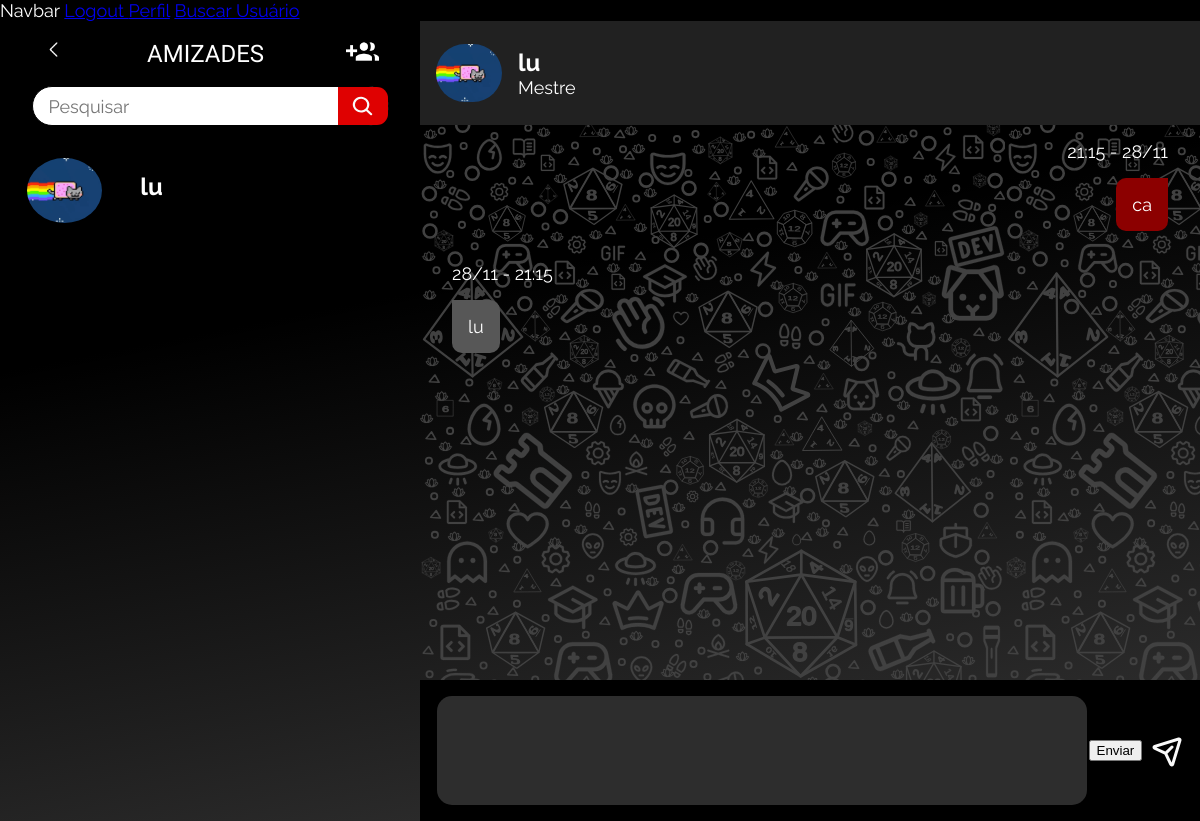
The app's page /SistAmizade/Abrir_chat_privado/2/ (signed in), older data.
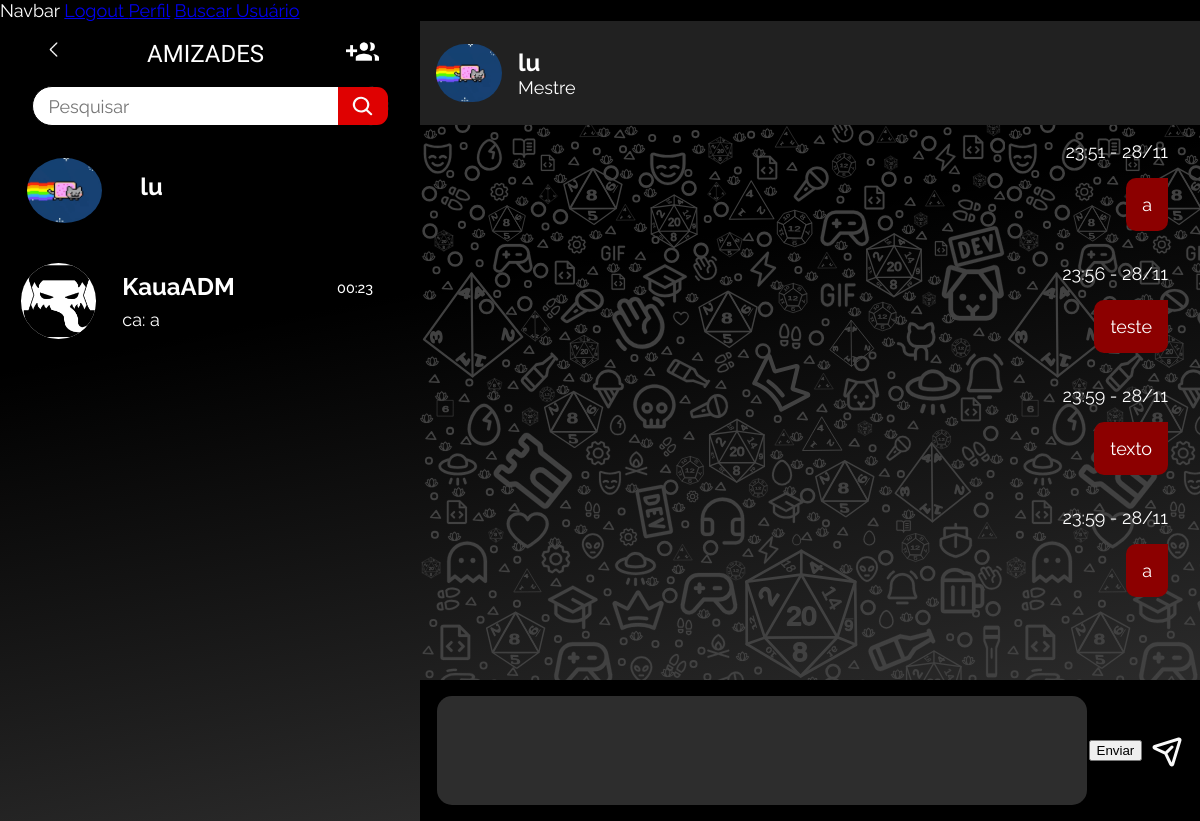
The same page, newer data.
### SistAmizade/models.py (models this page shows, shortened)
class Amigo(models.Model):
    usuario = models.ForeignKey(User, related_name='amigos', on_delete=models.CASCADE)
    amigo = models.ForeignKey(User, related_name='amigos_de', on_delete=models.CASCADE)
    data_criacao = models.DateTimeField(auto_now_add=True)
    slug = models.SlugField(max_length=255, default=None)
    fotoConta = models.FileField(max_length=200, default="Indefinido")
    nomeAmigo = models.CharField(max_length=200, default='None')
    class Meta:
        unique_together = ('usuario', 'amigo')

### home/models.py (models this page shows, shortened)
class Perfil(models.Model):
    nomePerfil = models.ForeignKey(User, on_delete=models.CASCADE)
    slug = models.SlugField(User, unique=True)
    SESSION_CHOICES = (
        ('Online', 'Online'),
        ('Presencial', 'Presencial'),
    )
    PLAYER_TYPE_CHOICES = (
        ('Mestre', 'Mestre'),
        ('Jogador', 'Jogador'),
        ('Ambos', 'Ambos'),
    )
    RPG_SYSTEM_CHOICES = (
        ('Dungeons & Dragons', 'Dungeons & Dragons'),
        ('Tormenta20', 'Tormenta20'),
        ('Ordem Paranormal', 'Ordem Paranormal'),
        ('Call of Cthulhu', 'Call of Cthulhu'),
        ('Outros', 'Outros'),
    )
    fotoConta = models.ImageField(upload_to='images/profilePictures')
    tipo_sessao = models.CharField(max_length=20, choices=SESSION_CHOICES, null=True)
    tipo_player = models.CharField(max_length=20, choices=PLAYER_TYPE_CHOICES, null=True)
    descricao = models.TextField(max_length=256, null=True)
    sistema_rpg = models.CharField(max_length=20, choices=RPG_SYSTEM_CHOICES, null=True)
    idade = models.IntegerField(null=True)

### chat/models.py (models this page shows)
class Mensagem(models.Model):
	autor = models.ForeignKey(User, on_delete=models.CASCADE)
	tempo = models.DateTimeField(auto_now_add=True)
	conteudo = models.TextField()
	grupo = models.ForeignKey(Grupo, on_delete=models.CASCADE)

### SistAmizade/views.py (the view)
# urls.py: path('Abrir_chat_privado/<int:user_id>/', views.Abrir_chat_Amigo, name='Abrir_chat_privado'),
@login_required
def Abrir_chat_Amigo(request, user_id):
    user = request.user
    amigo = User.objects.get(pk=user_id)
    amigos = Amigo.objects.filter(usuario=user)
    aux = Perfil.objects.get(id=user_id)
    chatPerfil = {
        'fotoConta': aux.fotoConta,
        'nome': amigo.username,
        'tipoJogador': aux.tipo_player,
        'slug': aux.slug
    }
    grupo = Grupo.objects.filter(membros=user).filter(membros=amigo).first()
    if not grupo:
        grupo, _ = Grupo.objects.get_or_create(criador=user, publico=False)
        grupo.membros.add(user, amigo)
        grupo.save()
    if not Amigo.objects.filter(usuario=user, amigo=amigo).exists():
        return HttpResponseForbidden('Você não é amigo desse usuário.')
    mensagens = Mensagem.objects.filter(grupo=grupo).order_by('tempo')
    for teste in amigos:
        ultimaMSG = Mensagem.objects.filter(grupo=teste.amigo.id).order_by('-id').first()
        if ultimaMSG:
            teste.lastMessage = f'{ultimaMSG.autor}: {ultimaMSG.conteudo}'
            teste.lastHour = ultimaMSG.tempo
    return render(request, 'chat-privado.html', context={'mensagens': mensagens, 'uuid': grupo.uuid, 'amigos': amigos, 'chatPerfil': chatPerfil})

### SistAmizade/templates/chat-privado.html (shortened to what this page needs)
{% extends 'principal/base.html' %}
{% load static %}
{% block head %}
<link rel="stylesheet" href="{% static 'css/global-ia.css' %}" />
<link rel="stylesheet" href="{% static 'css/chat.css' %}" />
<link rel="stylesheet" href="{% static 'css/responsivity.css' %}">
{% endblock %}
{% block conteudo %}
<div class="flex" style="height: 100vh;">
    <div class="leftmessanger flex">
        <div class="contacts-header flex">
            <button style="all: unset;" onclick="goBack()">
                <img class="down-arrow-1-41" alt="" src="{% static 'img/public/downarrow-1-4@2x.png'%}" id="downArrow14"/>
            </button>
            <div id="amizades">AMIZADES</div>
            <div class="contacts-header-icon flex">
                <a href="{% url 'search_user' %}">
                    <img class="create-group-button-2-1" alt="" src="{% static "img/public/addFriend.png" %}" id="createGroupButton21"/>
                </a>
            </div>
        </div>
        <div class="searchbar2">
            <div class="searchbar-inner flex">
                <input id="searchInput" placeholder="Pesquisar" class="pesquisar" oninput="filterFriends()"></input>
                <div class="searchbar-child1 flex"/>
                    <img class="magnifying-glass-1-icon1" alt="" src="{% static "img/public/magnifyingglass-11.svg" %}"/>
                </div>
            </div>
        </div>
        <div class="contact-list flex">
            {% for amigo in amigos %}
            <a href="{% url 'Abrir_chat_privado' amigo.amigo.id %}">
            <div id="{{ amigo.nomeAmigo }}" class="amizade">
                <div class="image-50-group">
                    {% if amigo.fotoConta == 'Indefinido' %}
                        <img style="background-color: white;" class="image-50-icon1" alt="" src="{% static 'img/Ain.png' %}"/>
                    {% else %}
                        <img class="image-50-icon1" alt="" src="{{ amigo.fotoConta.url }}"/>
                    {% endif %}
                </div>
                <div class="contact-write">
                    <b>{{ amigo.nomeAmigo }}</b>
                    <p class="e-a-mesa">{{ amigo.lastMessage }}</p>
                </div>
                <p class="time">{{ amigo.lastHour|date:"H:i" }}</p>
            </div>
            </a>
            {% endfor %}
        </div>
    </div>
    <div id="chat" class="chatprivado flex">
        <div class="header1">
            <div class="header-child flex">
                <div class="image-50-parent3 flex">
                    {% if chatPerfil.fotoConta != 'Indefinido' %}
                        <img class="image-50-icon6" alt="" src="{{ chatPerfil.fotoConta.url }}"/>
                    {% else %}
                        <img class="image-50-icon6" alt="" src="{% static 'img/ain.png '%}"/>
                    {% endif %}
                </div>
                <div class="header-text">
                    <a style="all: unset; cursor: pointer;" href="{% url 'exibir_perfil' chatPerfil.slug %}"><b class="lucas-passos3">{{ chatPerfil.nome }}</b></a>
                    <p class="online">{{ chatPerfil.tipoJogador }}</p>
                </div>
            </div>
        </div>
        <div id="chat-body">
            <div id="chat-log" class="text-area flex">
                {% for mensagem in mensagens %}
                    {% if mensagem.autor == user %}
                        <div class="my-text">
                            <div class="hour">
                                <p>{{ mensagem.tempo|date:"H:i - d/m" }}</p>
                            </div>
                            <div class="flex msg">
                                <div class="msg-box">
                                    <p  style="white-space: pre-line;">{{ mensagem.conteudo }}</p>
                                </div>
                            </div>
                        </div>
                    {% else %}
                        <div class="your-text">
                            <div class="hour">
                                <p>{{ mensagem.tempo|date:"d/m - H:i" }}</p>
                            </div>
                            <div class="msg flex">
                                <div class="msg-box">
                                    <p  style="white-space: pre-line;">{{ mensagem.conteudo }}</p>
                                </div>
                            </div>
                        </div>
                    {% endif %}
                {% endfor %}
            </div>
            <div class="sent-bar flex">
                <div id="sent" class="flex">
                    <textarea type="text" id="auto-resize-textarea" oninput="autoResize()" class="flex" name="" cols="0" rows="0"></textarea>
                    <input id="chat-message-submit" type="button" value="Enviar">
                    <button class="sent-elipse flex">
                        <img src="{% static "img/public/paper-plane.svg" %}" alt="">
                    </button>
                </div>
            </div>
        </div>
    </div>
{% endblock conteudo %}

### home/templates/principal/base.html (shortened to what this page needs)
{% load static %}
<!DOCTYPE html>
<html lang="pt-br">
<head>
    {% block head %}
    {% endblock %}
</head>
<body>
    {% if user.is_authenticated %}
    <nav>Navbar <a href="{% url 'account_logout' %}">Logout </a> <a href="{%url 'usuario' %}" style=>Perfil</a> <a href="{% url 'search_user' %}">Buscar Usuário</a></nav>
    {% else %}
    <nav>Navbar <a href="{% url 'account_signup' %}">Cadastre-se </a><a href="{% url 'account_login' %}">Login</a></nav>
    {% endif %}
    {% block conteudo %}
    {% endblock conteudo %}
</body>
</html>

### static/css/global-ia.css (style rules this page uses)
* { margin: 0; }
.flex { display: flex; align-items: center; justify-content: center; }
body { margin: 0; overflow-x: hidden; }
button { all: initial; }
:root { --body: Raleway; --header-12: "a Absolute Empire"; --font-merriweather: Merriweather; --font-inter: Inter; --font-size-8xl: clamp(14px, 2.3vw, 27px); --font-size-21xl: clamp(20px, 3.4vw, 40px); --header-12-size: clamp(18px, 2.5vw, 32px); --font-size-lg: clamp(14px, 1.5vw, 18px); --font-size-lgi: clamp(14px, 2vw, 32px); --font-size-3xs: clamp(10px, 2vw, 24px); --font-size-smi: clamp(13px, 1.5vw, 18px); --font-size-5xs: clamp(8px, 1.8vw, 18px); --title-size: 96px; --font-size-mid: 17px; --font-size-5xl: clamp(12px, 2.3vw, 24px); --font-size-65xl: clamp(40px, 8vw, 84px); --font-size-45xl: clamp(24px, 6vw, 64px); --font-size-sm: clamp(14px, 1.2vw, 18px); --body-size: clamp(14px, 2vw, 32px); --font-size-17xl: clamp(12px, 2.5vw ,36px); --title-size: clamp(64px, 3vw, 96px); --title-13-size: clamp(25px, 3vw, 36px); --font-size-9xl: clamp(24px, 5.4vw, 56px); --subtitle-22-size: clamp(17px,1.7vw, 32px); --font-size-xl: clamp(16px, 2.5vw, 32px); --font-size-4xl: clamp(17px,2vw,23px); --font-size-29xl: clamp(15px, 2.5vw ,36px); --br-xl: 20px; --br-8xs: 5px; --br-3xs: 10px; --br-31xl: 50px; --br-mini: 15px; --br-194xl: 213px; --color-black: #000; --color-white: #fff; --color-darkred: #8c0000; --color-limegreen-100: #00de3f; --dragonblood: #df0101; --mudbase: #a8233c; --darkred: #760d21; --lightredwine: #cc667c; }

Row changes from the older to the newer data that the page shows:
removed Mensagem: tempo "21:15 - 28/11", conteudo "ca"
removed Mensagem: tempo "28/11 - 21:15", conteudo "lu"
added Amigo: nomeAmigo "KauaADM", lastMessage "ca: a", lastHour "00:23"
added Mensagem: tempo "23:51 - 28/11", conteudo "a"
added Mensagem: tempo "23:56 - 28/11", conteudo "teste"
added Mensagem: tempo "23:59 - 28/11", conteudo "texto"
added Mensagem: tempo "23:59 - 28/11", conteudo "a"
